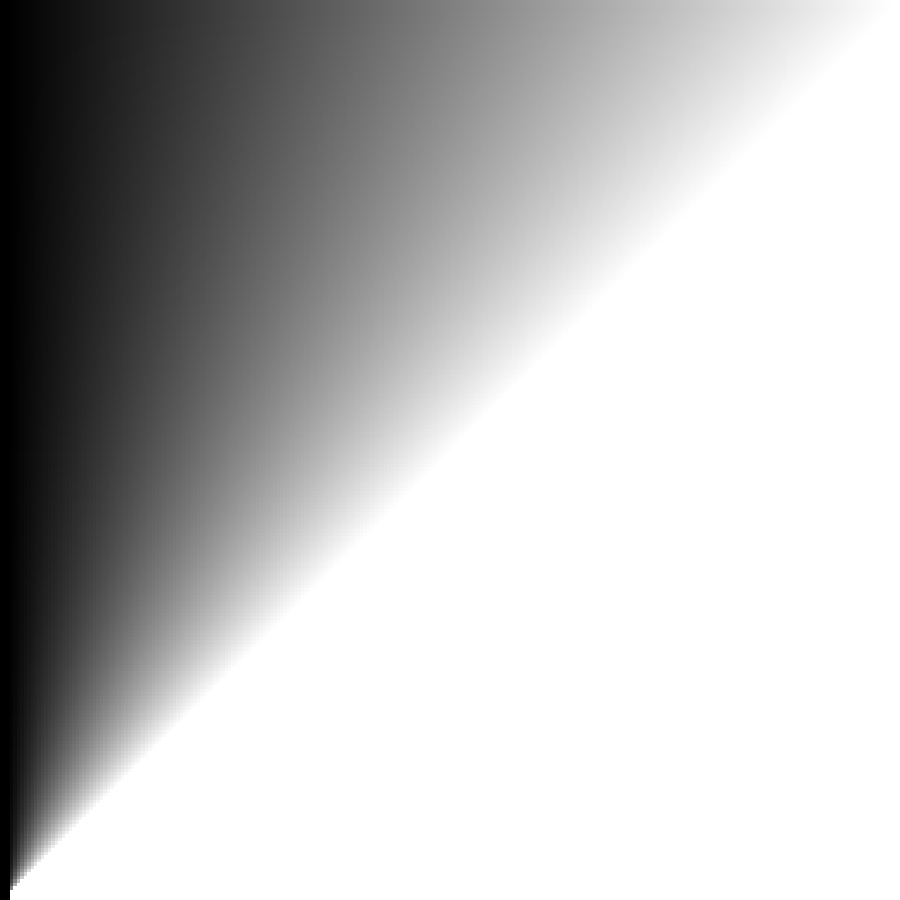
#> input picture Python/OpenCV/DL/Pics/gradient.jpeg, 900 x 900 px
$ python thresholding.py
#> lines starting #> are read from the running program, lines starting #| are printed output that depends on the picture; after the words box and inside, x2 and y2 are one past the last pixel; in counts of white or black regions, pixels touching at a corner belong together
#! /usr/bin/python3

import cv2
import numpy as np

# Load the image as GrayScale;
image = cv2.imread( "Pics/gradient.jpeg", 0 );
#> image is the input picture: shape (900, 900); min 0, max 255, mean 189.7

# Values below 127 go to 0, above go to 255;
ret, thresh = cv2.threshold( image, 127, 255, cv2.THRESH_BINARY );
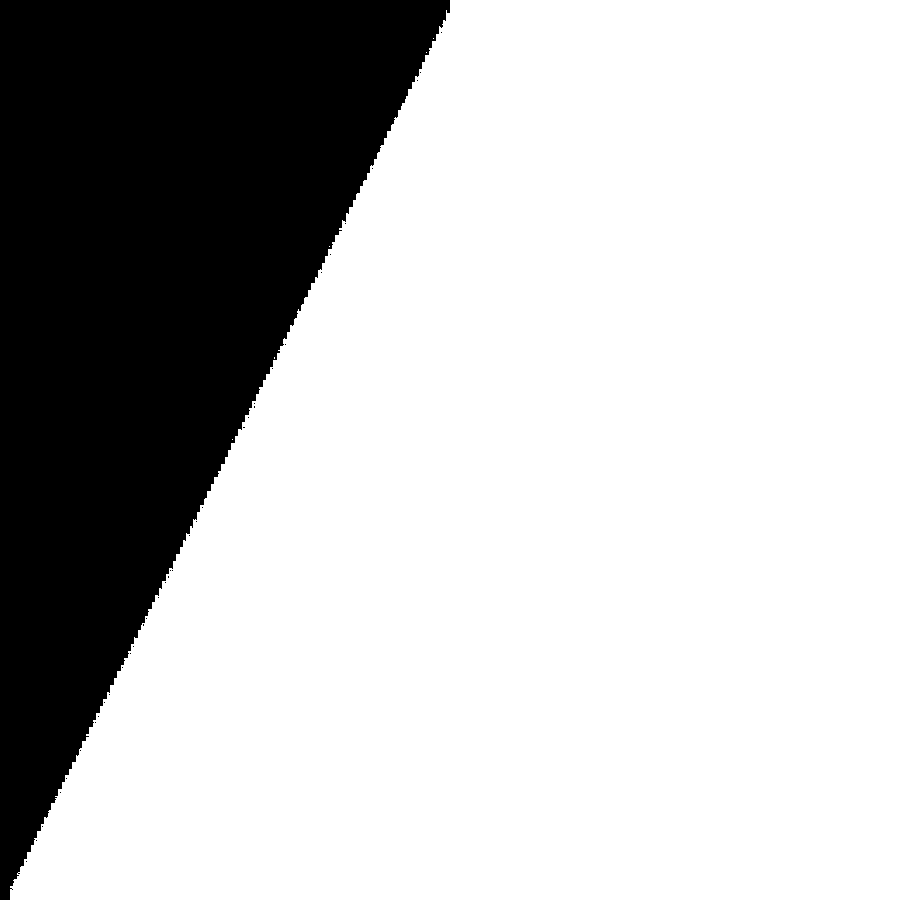
#> thresh: shape (900, 900); 74.5% white; 37 black regions (36 under 20 px), largest, box (x1, y1, x2, y2) and area: (0, 0, 450, 900) 206722

# Inverted of Previous Command;
ret, threshinv = cv2.threshold( image, 127, 255, cv2.THRESH_BINARY_INV );

# Values below 127 go to 0, above 127 are unchanged;
ret, tozero = cv2.threshold( image, 127, 255, cv2.THRESH_TOZERO );
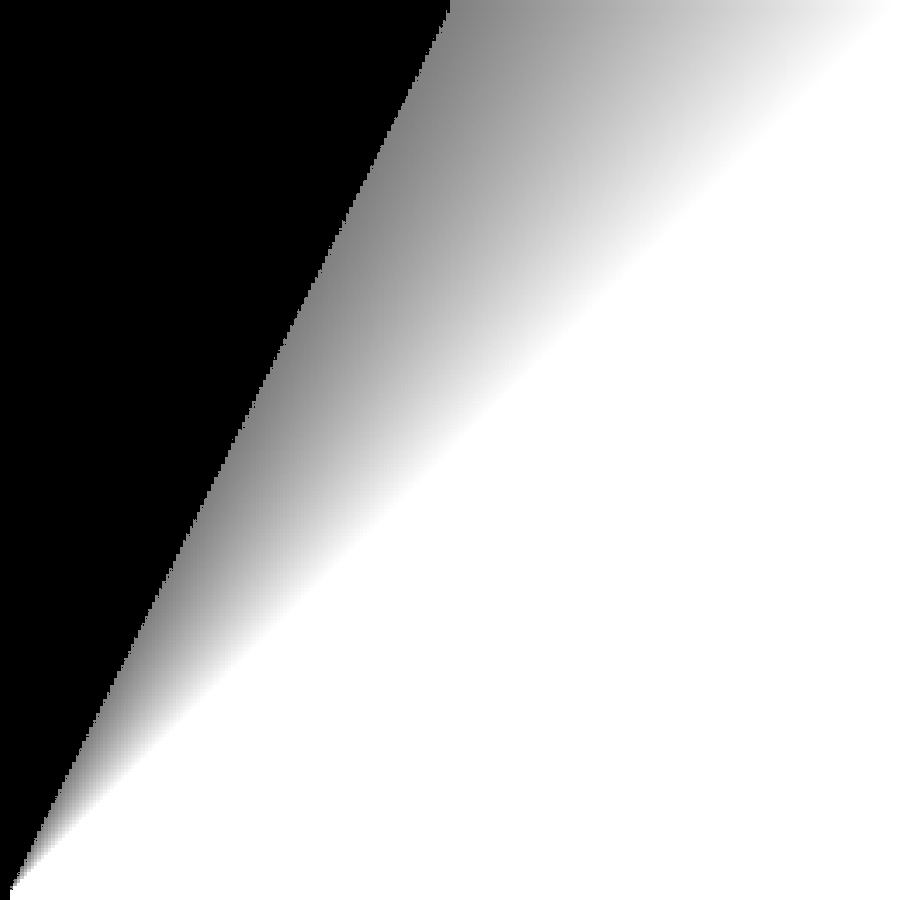
#> tozero: shape (900, 900); min 0, max 255, mean 174.1

# Inverted of Previous Command;
ret, tozeroinv = cv2.threshold( image, 127, 255, cv2.THRESH_TOZERO_INV );
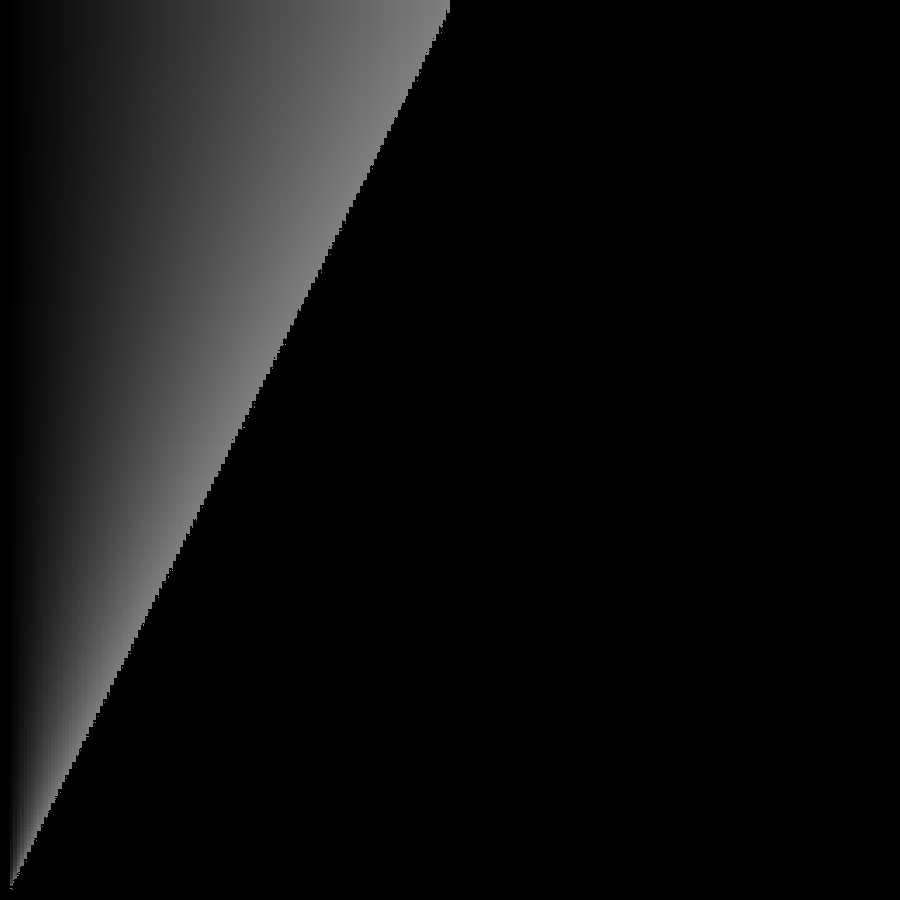
#> tozeroinv: shape (900, 900); min 0, max 127, mean 15.6

# Values above 127 are truncated( cut-off / held ) at 127;
# The 255 argument is unused;
ret, trunc = cv2.threshold( image, 127, 255, cv2.THRESH_TRUNC );
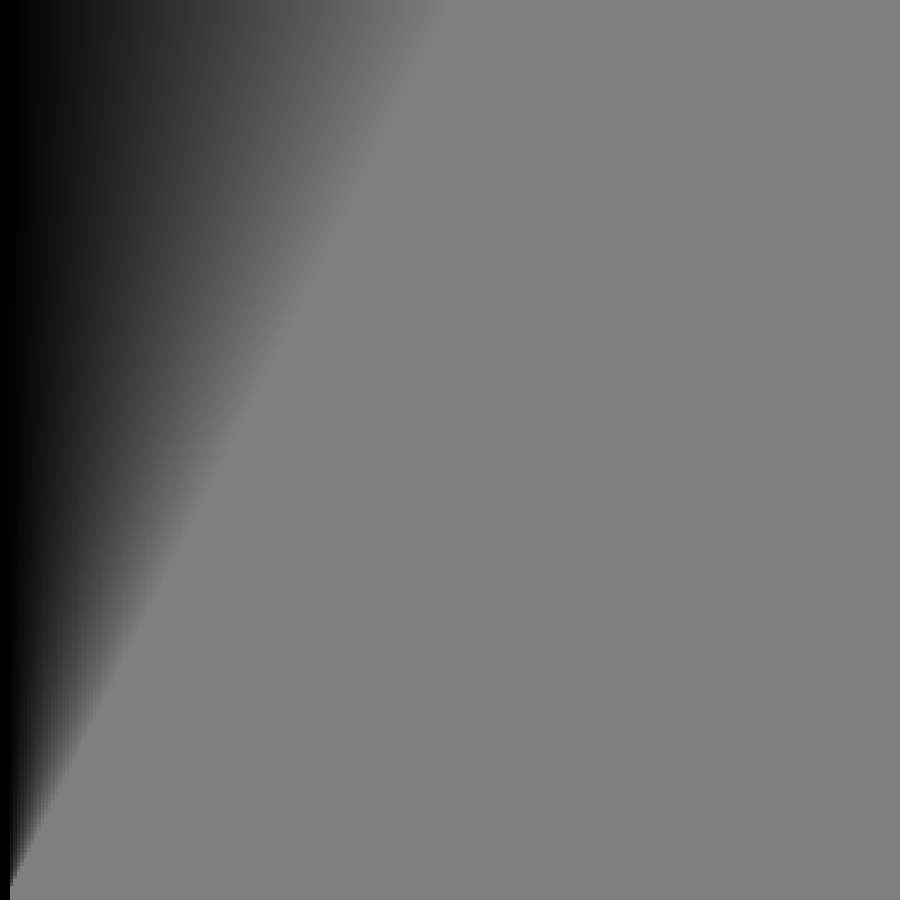
#> trunc: shape (900, 900); min 0, max 127, mean 110.2

cv2.imshow( "Original", image );
cv2.imshow( "Binary", thresh );
cv2.imshow( "Binary Inverted", threshinv );
cv2.imshow( "ToZero", tozero );
cv2.imshow( "ToZero Inverted", tozeroinv );
cv2.imshow( "Truncate", trunc );

cv2.waitKey( 0 );
cv2.destroyAllWindows();

$ run again, with Python/OpenCV/DL/Pics/BunchaShapes.jpeg copied over Python/OpenCV/DL/Pics/gradient.jpeg
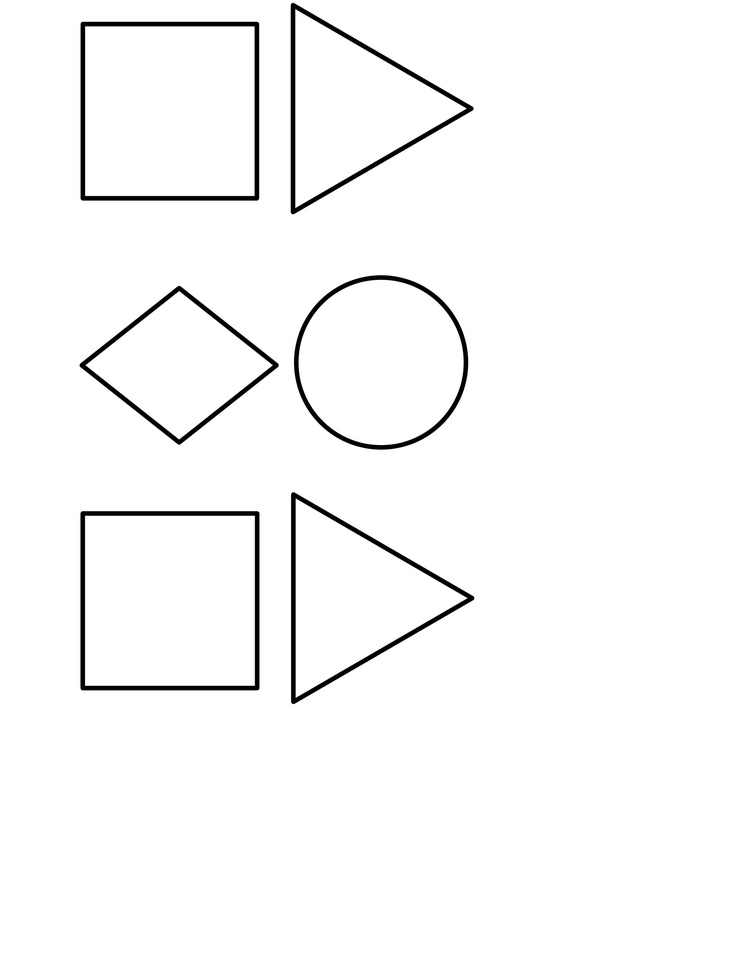
#> input picture Python/OpenCV/DL/Pics/BunchaShapes.jpeg, 738 x 956 px, shrunk from 2550 x 3300 before the run
#> image is the input picture: shape (956, 738); min 0, max 255, mean 249
#> `ret, thresh = cv2.threshold( image, 127, 255, cv2.THRESH_BINARY );`:
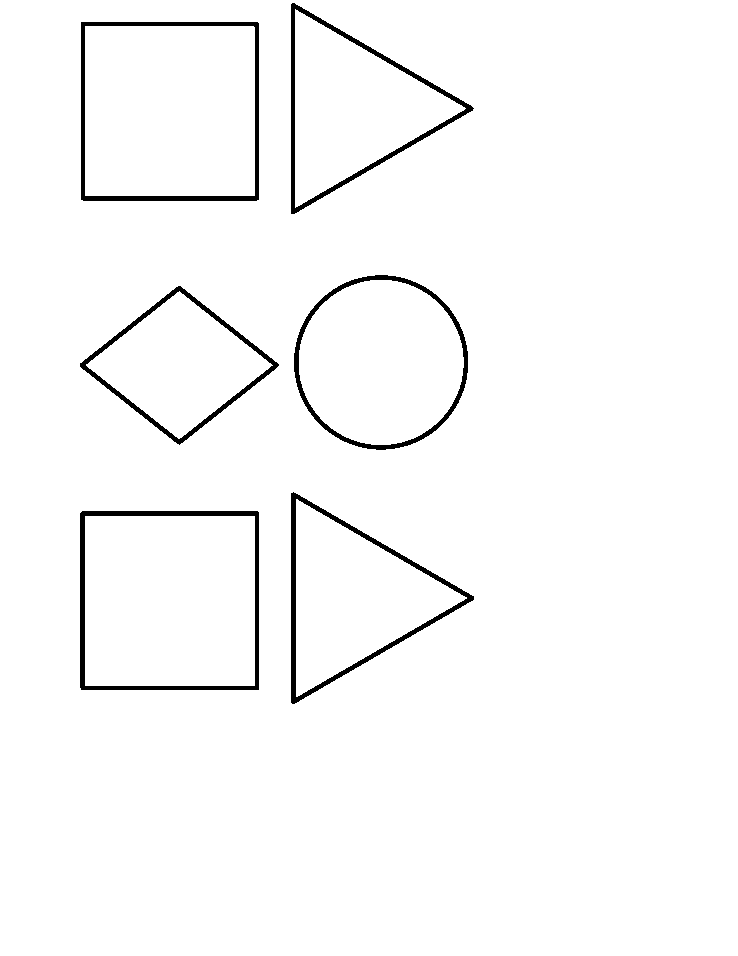
#> thresh: shape (956, 738); 97.7% white; 6 black regions, box (x1, y1, x2, y2) and area: (80, 511, 259, 690) 3135, (81, 22, 259, 201) 2958, (291, 492, 474, 704) 2901, (291, 3, 474, 214) 2691, (294, 275, 468, 450) 2412, (80, 286, 279, 445) 2249
#> `ret, trunc = cv2.threshold( image, 127, 255, cv2.THRESH_TRUNC );`:
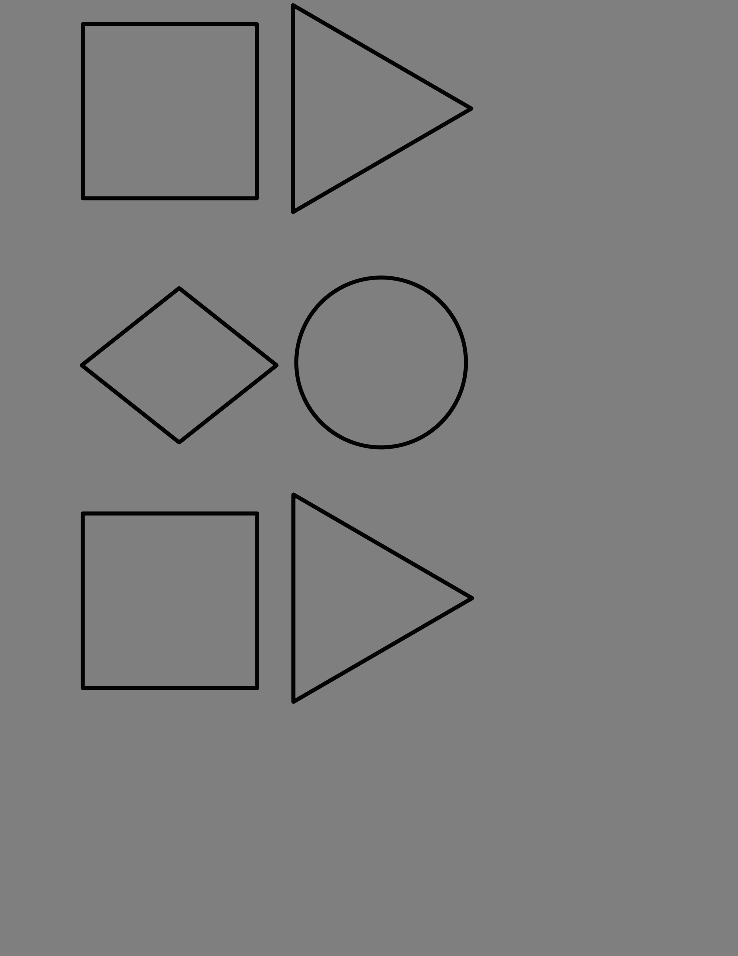
#> trunc: shape (956, 738); min 0, max 127, mean 124.4
